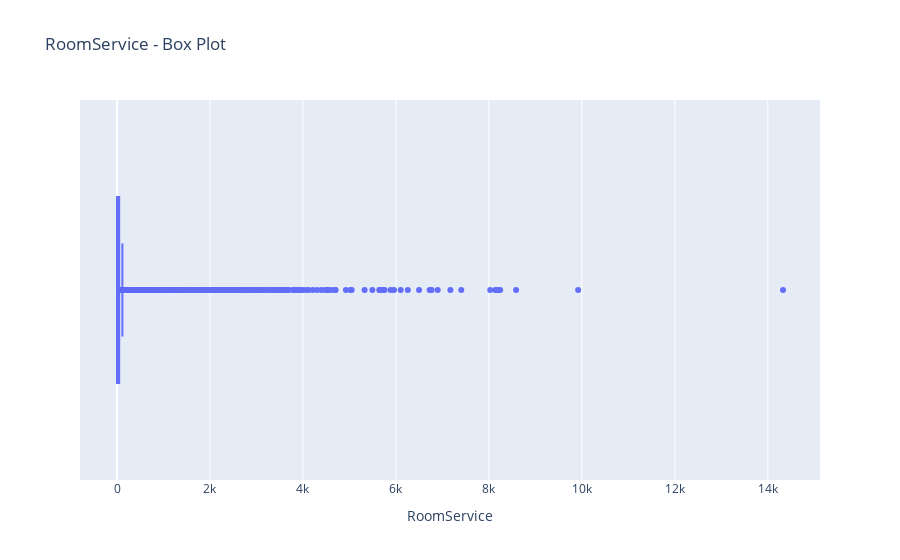

The notebook cell saved with this chart:
### Code cell
fig_bp_room = plt.box(train_data, x="RoomService", title="RoomService - Box Plot")
fig_bp_room.update_layout(xaxis_title="RoomService", yaxis_title="")
fig_bp_room.show()

### Figure 1 — Plotly figure (JSON) as saved in the notebook; plotly's stock layout.template omitted (floating-point values rounded to 4 significant figures; data arrays with more than 128 entries replaced by an {"elided": "..."} marker saying what was removed)
{"data": [{"alignmentgroup": "True", "hovertemplate": "RoomService=%{x}<extra></extra>", "legendgroup": "", "marker": {"color": "#636efa"}, "name": "", "notched": false, "offsetgroup": "", "orientation": "h", "showlegend": false, "type": "box", "x": {"elided": "8693 int values"}, "x0": " ", "xaxis": "x", "y0": " ", "yaxis": "y"}], "layout": {"boxmode": "group", "legend": {"tracegroupgap": 0}, "title": {"text": "RoomService - Box Plot"}, "xaxis": {"anchor": "y", "domain": [0, 1], "title": {"text": "RoomService"}}, "yaxis": {"anchor": "x", "domain": [0, 1], "title": {"text": ""}}}}
